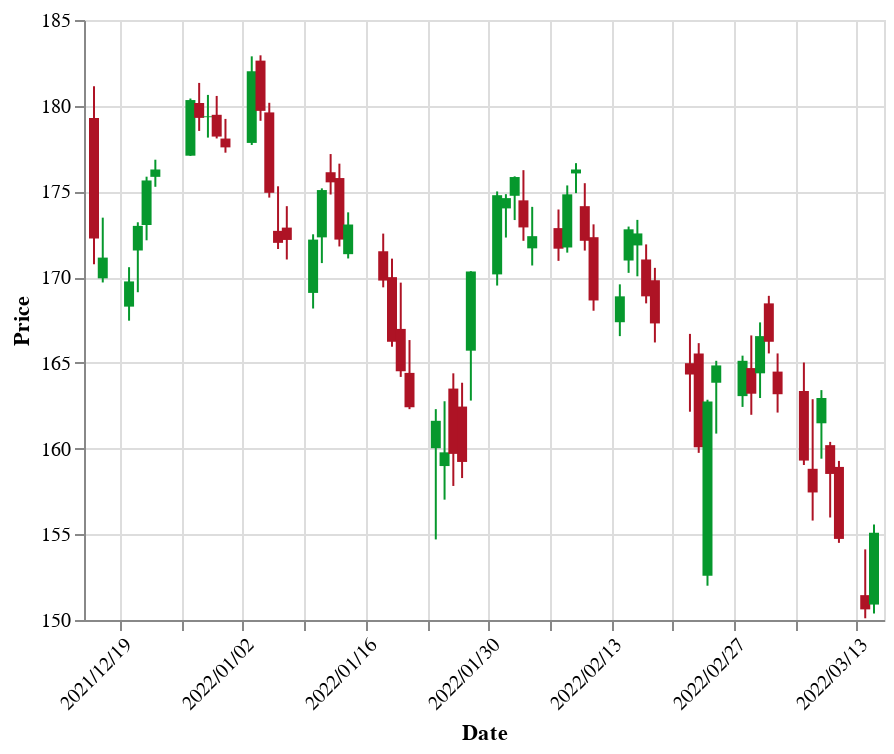

Write notebook code for a chart like this one.
### Code cell
import altair as alt
from vega_datasets import data
from time import gmtime, strftime, time

rawdata = finnhub_client.stock_candles('AAPL', 'D', int(time() - 3600 * 24 * 90), int(time()))
source = pd.DataFrame([{
    'date':pd.to_datetime(t, unit='s'),
    'open':rawdata['o'][i],
    'high':rawdata['h'][i],
    'low':rawdata['l'][i],
    'close':rawdata['c'][i]
} for i, t in enumerate(rawdata['t'])])

open_close_color = alt.condition("datum.open <= datum.close",
                                 alt.value("#06982d"),
                                 alt.value("#ae1325"))

base = alt.Chart(source).encode(
    alt.X('date:T',
          axis=alt.Axis(
              format='%Y/%m/%d',
              labelAngle=-45,
              title='Date'
          )
    ),
    color=open_close_color
)

rule = base.mark_rule().encode(
    alt.Y(
        'low:Q',
        title='Price',
        scale=alt.Scale(zero=False),
    ),
    alt.Y2('high:Q')
)

bar = base.mark_bar().encode(
    alt.Y('open:Q'),
    alt.Y2('close:Q')
)

rule + bar

### Figure 1 — Vega-Lite specification as saved in the notebook (floating-point values rounded to 4 significant figures)
{"config": {"view": {"continuousWidth": 400, "continuousHeight": 300}}, "layer": [{"mark": "rule", "encoding": {"color": {"condition": {"value": "#06982d", "test": "datum.open <= datum.close"}, "value": "#ae1325"}, "x": {"axis": {"format": "%Y/%m/%d", "labelAngle": -45, "title": "Date"}, "field": "date", "type": "temporal"}, "y": {"field": "low", "scale": {"zero": false}, "title": "Price", "type": "quantitative"}, "y2": {"field": "high"}}}, {"mark": "bar", "encoding": {"color": {"condition": {"value": "#06982d", "test": "datum.open <= datum.close"}, "value": "#ae1325"}, "x": {"axis": {"format": "%Y/%m/%d", "labelAngle": -45, "title": "Date"}, "field": "date", "type": "temporal"}, "y": {"field": "open", "type": "quantitative"}, "y2": {"field": "close"}}}], "data": {"name": "data-658cc05429eeb2c52689a77ab499594c"}, "$schema": "https://vega.github.io/schema/vega-lite/v4.17.0.json", "datasets": {"data-658cc05429eeb2c52689a77ab499594c": [{"date": "2021-12-16T00:00:00", "open": 179.3, "high": 181.1, "low": 170.8, "close": 172.3}, {"date": "2021-12-17T00:00:00", "open": 169.9, "high": 173.5, "low": 169.7, "close": 171.1}, {"date": "2021-12-20T00:00:00", "open": 168.3, "high": 170.6, "low": 167.5, "close": 169.8}, {"date": "2021-12-21T00:00:00", "open": 171.6, "high": 173.2, "low": 169.1, "close": 173.0}, {"date": "2021-12-22T00:00:00", "open": 173.0, "high": 175.9, "low": 172.2, "close": 175.6}, {"date": "2021-12-23T00:00:00", "open": 175.8, "high": 176.8, "low": 175.3, "close": 176.3}, {"date": "2021-12-27T00:00:00", "open": 177.1, "high": 180.4, "low": 177.1, "close": 180.3}, {"date": "2021-12-28T00:00:00", "open": 180.2, "high": 181.3, "low": 178.5, "close": 179.3}, {"date": "2021-12-29T00:00:00", "open": 179.3, "high": 180.6, "low": 178.1, "close": 179.4}, {"date": "2021-12-30T00:00:00", "open": 179.5, "high": 180.6, "low": 178.1, "close": 178.2}, {"date": "2021-12-31T00:00:00", "open": 178.1, "high": 179.2, "low": 177.3, "close": 177.6}, {"date": "2022-01-03T00:00:00", "open": 177.8, "high": 182.9, "low": 177.7, "close": 182.0}, {"date": "2022-01-04T00:00:00", "open": 182.6, "high": 182.9, "low": 179.1, "close": 179.7}, {"date": "2022-01-05T00:00:00", "open": 179.6, "high": 180.2, "low": 174.6, "close": 174.9}, {"date": "2022-01-06T00:00:00", "open": 172.7, "high": 175.3, "low": 171.6, "close": 172.0}, {"date": "2022-01-07T00:00:00", "open": 172.9, "high": 174.1, "low": 171.0, "close": 172.2}, {"date": "2022-01-10T00:00:00", "open": 169.1, "high": 172.5, "low": 168.2, "close": 172.2}, {"date": "2022-01-11T00:00:00", "open": 172.3, "high": 175.2, "low": 170.8, "close": 175.1}, {"date": "2022-01-12T00:00:00", "open": 176.1, "high": 177.2, "low": 174.8, "close": 175.5}, {"date": "2022-01-13T00:00:00", "open": 175.8, "high": 176.6, "low": 171.8, "close": 172.2}, {"date": "2022-01-14T00:00:00", "open": 171.3, "high": 173.8, "low": 171.1, "close": 173.1}, {"date": "2022-01-18T00:00:00", "open": 171.5, "high": 172.5, "low": 169.4, "close": 169.8}, {"date": "2022-01-19T00:00:00", "open": 170.0, "high": 171.1, "low": 165.9, "close": 166.2}, {"date": "2022-01-20T00:00:00", "open": 167.0, "high": 169.7, "low": 164.2, "close": 164.5}, {"date": "2022-01-21T00:00:00", "open": 164.4, "high": 166.3, "low": 162.3, "close": 162.4}, {"date": "2022-01-24T00:00:00", "open": 160.0, "high": 162.3, "low": 154.7, "close": 161.6}, {"date": "2022-01-25T00:00:00", "open": 159.0, "high": 162.8, "low": 157.0, "close": 159.8}, {"date": "2022-01-26T00:00:00", "open": 163.5, "high": 164.4, "low": 157.8, "close": 159.7}, {"date": "2022-01-27T00:00:00", "open": 162.4, "high": 163.8, "low": 158.3, "close": 159.2}, {"date": "2022-01-28T00:00:00", "open": 165.7, "high": 170.3, "low": 162.8, "close": 170.3}, {"date": "2022-01-31T00:00:00", "open": 170.2, "high": 175.0, "low": 169.5, "close": 174.8}, {"date": "2022-02-01T00:00:00", "open": 174.0, "high": 174.8, "low": 172.3, "close": 174.6}, {"date": "2022-02-02T00:00:00", "open": 174.7, "high": 175.9, "low": 173.3, "close": 175.8}, {"date": "2022-02-03T00:00:00", "open": 174.5, "high": 176.2, "low": 172.1, "close": 172.9}, {"date": "2022-02-04T00:00:00", "open": 171.7, "high": 174.1, "low": 170.7, "close": 172.4}, {"date": "2022-02-07T00:00:00", "open": 172.9, "high": 173.9, "low": 170.9, "close": 171.7}, {"date": "2022-02-08T00:00:00", "open": 171.7, "high": 175.3, "low": 171.4, "close": 174.8}, {"date": "2022-02-09T00:00:00", "open": 176.1, "high": 176.7, "low": 174.9, "close": 176.3}, {"date": "2022-02-10T00:00:00", "open": 174.1, "high": 175.5, "low": 171.6, "close": 172.1}, {"date": "2022-02-11T00:00:00", "open": 172.3, "high": 173.1, "low": 168.0, "close": 168.6}, {"date": "2022-02-14T00:00:00", "open": 167.4, "high": 169.6, "low": 166.6, "close": 168.9}, {"date": "2022-02-15T00:00:00", "open": 171.0, "high": 172.9, "low": 170.2, "close": 172.8}, {"date": "2022-02-16T00:00:00", "open": 171.8, "high": 173.3, "low": 170.1, "close": 172.6}, {"date": "2022-02-17T00:00:00", "open": 171.0, "high": 171.9, "low": 168.5, "close": 168.9}, {"date": "2022-02-18T00:00:00", "open": 169.8, "high": 170.5, "low": 166.2, "close": 167.3}, {"date": "2022-02-22T00:00:00", "open": 165.0, "high": 166.7, "low": 162.2, "close": 164.3}, {"date": "2022-02-23T00:00:00", "open": 165.5, "high": 166.2, "low": 159.8, "close": 160.1}, {"date": "2022-02-24T00:00:00", "open": 152.6, "high": 162.8, "low": 152.0, "close": 162.7}, {"date": "2022-02-25T00:00:00", "open": 163.8, "high": 165.1, "low": 160.9, "close": 164.8}, {"date": "2022-02-28T00:00:00", "open": 163.1, "high": 165.4, "low": 162.4, "close": 165.1}, {"date": "2022-03-01T00:00:00", "open": 164.7, "high": 166.6, "low": 162.0, "close": 163.2}, {"date": "2022-03-02T00:00:00", "open": 164.4, "high": 167.4, "low": 162.9, "close": 166.6}, {"date": "2022-03-03T00:00:00", "open": 168.5, "high": 168.9, "low": 165.6, "close": 166.2}, {"date": "2022-03-04T00:00:00", "open": 164.5, "high": 165.6, "low": 162.1, "close": 163.2}, {"date": "2022-03-07T00:00:00", "open": 163.4, "high": 165.0, "low": 159.0, "close": 159.3}, {"date": "2022-03-08T00:00:00", "open": 158.8, "high": 162.9, "low": 155.8, "close": 157.4}, {"date": "2022-03-09T00:00:00", "open": 161.5, "high": 163.4, "low": 159.4, "close": 162.9}, {"date": "2022-03-10T00:00:00", "open": 160.2, "high": 160.4, "low": 156.0, "close": 158.5}, {"date": "2022-03-11T00:00:00", "open": 158.9, "high": 159.3, "low": 154.5, "close": 154.7}, {"date": "2022-03-14T00:00:00", "open": 151.4, "high": 154.1, "low": 150.1, "close": 150.6}, {"date": "2022-03-15T00:00:00", "open": 150.9, "high": 155.6, "low": 150.4, "close": 155.1}]}}
